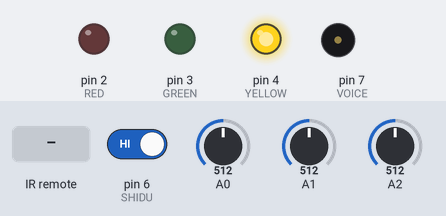
A sketch run on a simulated Arduino Uno, built with avr-gcc and run on an emulated ATmega328P. Shown: output pins drawn as LEDs (lit = HIGH), buzzer (waves = sounding). The inputs (shaded band) are chosen by the test bench; at power-on: A0 = 512, pin 6 (SHIDU) HIGH, A1 = 512, A2 = 512. What the sketch prints to the serial monitor is not drawn.

Above: at 1.2 s.
1.3 s: A0 set to 458
4.3 s: A0 set to 423
At 5.6 s:
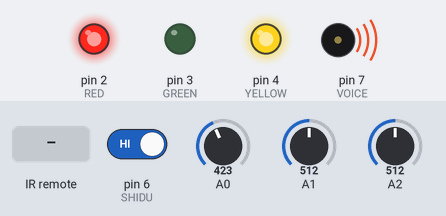
7.3 s: infrared code 0xFD00FF received
At 10.1 s:
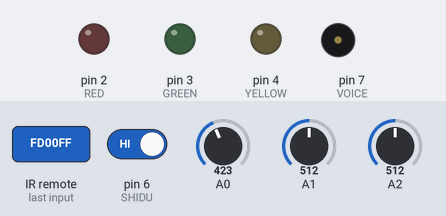
10.3 s: infrared code 0xFD00FF received
At 11.4 s:
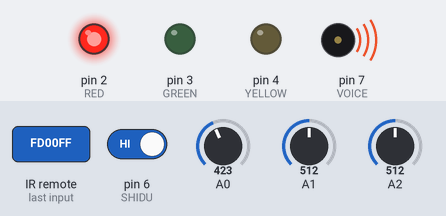
13.3 s: pin 6 (SHIDU) driven LOW
At 16.2 s:
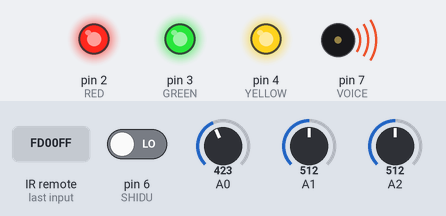
16.3 s: infrared code 0xFDA05F received
Timing chart, 0 to 20.2 s (numbered marks = the images above; inputs shaded):
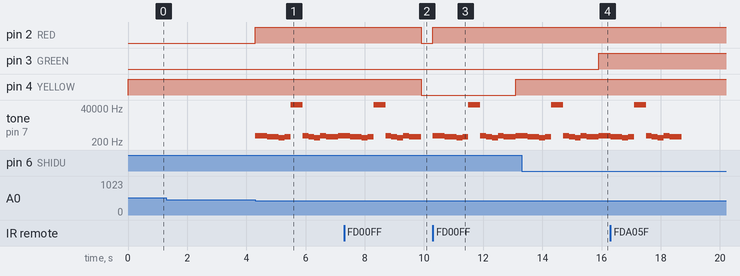

Measured:
- the behaviour switches between 440 and 439 on A0 (found by bisection; images 0 and 1)
- after the input at 1.3 s, every drawn part: stays the same
- after the input at 4.3 s, pin 2 (RED): LOW → HIGH at once; tone on pin 7 (VOICE): plays 523 Hz for 0.40 s, 440 Hz for 0.40 s, 392 Hz for 0.20 s, 440 Hz for 0.20 s, 65535 Hz for 0.40 s, 523 Hz for 0.20 s … (11 notes in this stretch), starting at once
- after the input at 7.3 s, pin 2 (RED), pin 4 (YELLOW): HIGH → LOW after 2.6 s
- after the input at 10.3 s, pin 2 (RED): LOW → HIGH at once; pin 4 (YELLOW): LOW → HIGH after 2.8 s; tone on pin 7 (VOICE): plays 523 Hz for 0.40 s, 440 Hz for 0.40 s, 392 Hz for 0.20 s, 440 Hz for 0.20 s, 65535 Hz for 0.40 s, 523 Hz for 0.20 s … (11 notes in this stretch), starting at once
- after the input at 13.3 s, pin 3 (GREEN): LOW → HIGH after 2.6 s

The sketch:

FINAL.ino
```cpp
#include<IRremote.h>
unsigned long tepTimer;
int RED = 2;
int GREEN = 3;
int YELLOW = 4;
int VOICE = 7;
int SOUND = 12;
int RECV_PIN = 8;
int SHIDU = 6;

IRrecv irrecv(RECV_PIN);
decode_results results;
boolean state = LOW;
boolean voice_state = LOW;

float sinVal;
int toneVal;


#define NOTE_D0 -1
#define NOTE_D1 262
#define NOTE_D2 293
#define NOTE_D3 329
#define NOTE_D4 349
#define NOTE_D5 392
#define NOTE_D6 440
#define NOTE_D7 494

#define NOTE_DL1 147
#define NOTE_DL2 165
#define NOTE_DL3 175
#define NOTE_DL4 196
#define NOTE_DL5 221
#define NOTE_DL6 248
#define NOTE_DL7 278

#define NOTE_DH1 523
#define NOTE_DH2 586
#define NOTE_DH3 658
#define NOTE_DH4 697
#define NOTE_DH5 783
#define NOTE_DH6 879
#define NOTE_DH7 987

#define WHOLE 1
#define HALF 0.5
#define QUARTER 0.25
#define EIGHTH 0.25
#define SIXTEENTH 0.625

int tune[] =
{
  NOTE_DH1,NOTE_D6,NOTE_D5,NOTE_D6,NOTE_D0,
  NOTE_DH1,NOTE_D6,NOTE_D5,NOTE_DH1,NOTE_D6,NOTE_D0,NOTE_D6,
  NOTE_D6,NOTE_D6,NOTE_D5,NOTE_D6,NOTE_D0,NOTE_D6,
  NOTE_DH1,NOTE_D6,NOTE_D5,NOTE_DH1,NOTE_D6,NOTE_D0,
  NOTE_D1,NOTE_D1,NOTE_D3,
  NOTE_D1,NOTE_D1,NOTE_D3,NOTE_D0,
  NOTE_D6,NOTE_D6,NOTE_D6,NOTE_D5,NOTE_D6,
  NOTE_D5,NOTE_D1,NOTE_D3,NOTE_D0,
  NOTE_DH1,NOTE_D6,NOTE_D6,NOTE_D5,NOTE_D6,
  NOTE_D5,NOTE_D1,NOTE_D2,NOTE_D0,
  NOTE_D7,NOTE_D7,NOTE_D5,NOTE_D3,
  NOTE_D5,
  NOTE_DH1,NOTE_D0,NOTE_D6,NOTE_D6,NOTE_D5,NOTE_D5,NOTE_D6,NOTE_D6,
  NOTE_D0,NOTE_D5,NOTE_D1,NOTE_D3,NOTE_D0,
  NOTE_DH1,NOTE_D0,NOTE_D6,NOTE_D6,NOTE_D5,NOTE_D5,NOTE_D6,NOTE_D6,
  NOTE_D0,NOTE_D5,NOTE_D1,NOTE_D2,NOTE_D0,
  NOTE_D3,NOTE_D3,NOTE_D1,NOTE_DL6,
  NOTE_D1,
  NOTE_D3,NOTE_D5,NOTE_D6,NOTE_D6,
  NOTE_D3,NOTE_D5,NOTE_D6,NOTE_D6,
  NOTE_DH1,NOTE_D0,NOTE_D7,NOTE_D5,
  NOTE_D6
};

float duration[]=
{
  1,1,0.5,0.5,1,
  0.5,0.5,0.5,0.5,1,0.5,0.5,
  0.5,1,0.5,1,0.5,0.5,
  0.5,0.5,0.5,0.5,1,1,
  1,1,1+1,
  0.5,1,1+0.5,1,
  1,1,0.5,0.5,1,
  0.5,1,1+0.5,1,
  0.5,0.5,0.5,0.5,1+1,
  0.5,1,1+0.5,1,
  1+1,0.5,0.5,1,
  1+1+1+1,
  0.5,0.5,0.5+0.25,0.25,0.5+0.25,0.25,0.5+0.25,0.25,
  0.5,1,0.5,1,1,
  0.5,0.5,0.5+0.25,0.25,0.5+0.25,0.25,0.5+0.25,0.25,
  0.5,1,0.5,1,1,
  1+1,0.5,0.5,1,
  1+1+1+1,
  0.5,1,0.5,1+1,
  0.5,1,0.5,1+1,
  1+1,0.5,0.5,1,
  1+1+1+1
};

int length;

void setup() {
  Serial.begin(9600);
  irrecv.enableIRIn();
  pinMode(RED,OUTPUT);
  pinMode(GREEN,OUTPUT);
  pinMode(YELLOW,OUTPUT);
  pinMode(VOICE,OUTPUT);
  length = sizeof(tune)/sizeof(tune[0]);
}

void loop() {
  int tem;
  double tem_data;
  tem = analogRead(0);
  tem = -tem;
  tem_data = (double) tem / 19.12+50;
  int light;
  light = analogRead(1);
  int smoke;
  smoke = analogRead(2);

  if(irrecv.decode(&results)){
      Serial.println(results.value,HEX);

      if(results.value == 0xFD00FF){
          state = !state;
          digitalWrite(RED,LOW);
           digitalWrite(GREEN,LOW);
          digitalWrite(YELLOW,LOW);
        }
      if(results.value == 0xFDA05F){
          voice_state = !voice_state;
          if(voice_state == HIGH){
              noTone(VOICE);
              digitalWrite(VOICE,LOW);
            }
        }
      irrecv.resume();
    }

    if(state == LOW & voice_state == LOW){
       if(tem_data > 27){
          digitalWrite(RED,HIGH);
          BuzzerDI();
        }
       if(digitalRead(SHIDU) == LOW){
          digitalWrite(GREEN,HIGH);
        }
        if(smoke > 30){
          digitalWrite(YELLOW,HIGH);
        }
     }

     if(millis() - tepTimer > 2000){
      tepTimer = millis();
      if(tem_data>26){
            if(light > 1000){
                Serial.print(3,HEX);
              }
            else{
                Serial.print(1,HEX);
              }
       }
       else{
            if(light > 1000){
                Serial.print(2,HEX);
              }
            else{
                Serial.print(0,HEX);
              }
       }
    }
}


void BuzzerDI(){
  for(int x=0;x<10;x++)
  {
    tone(VOICE,tune[x]);
    delay(400*duration[x]);
    noTone(VOICE);
  }
}
```
